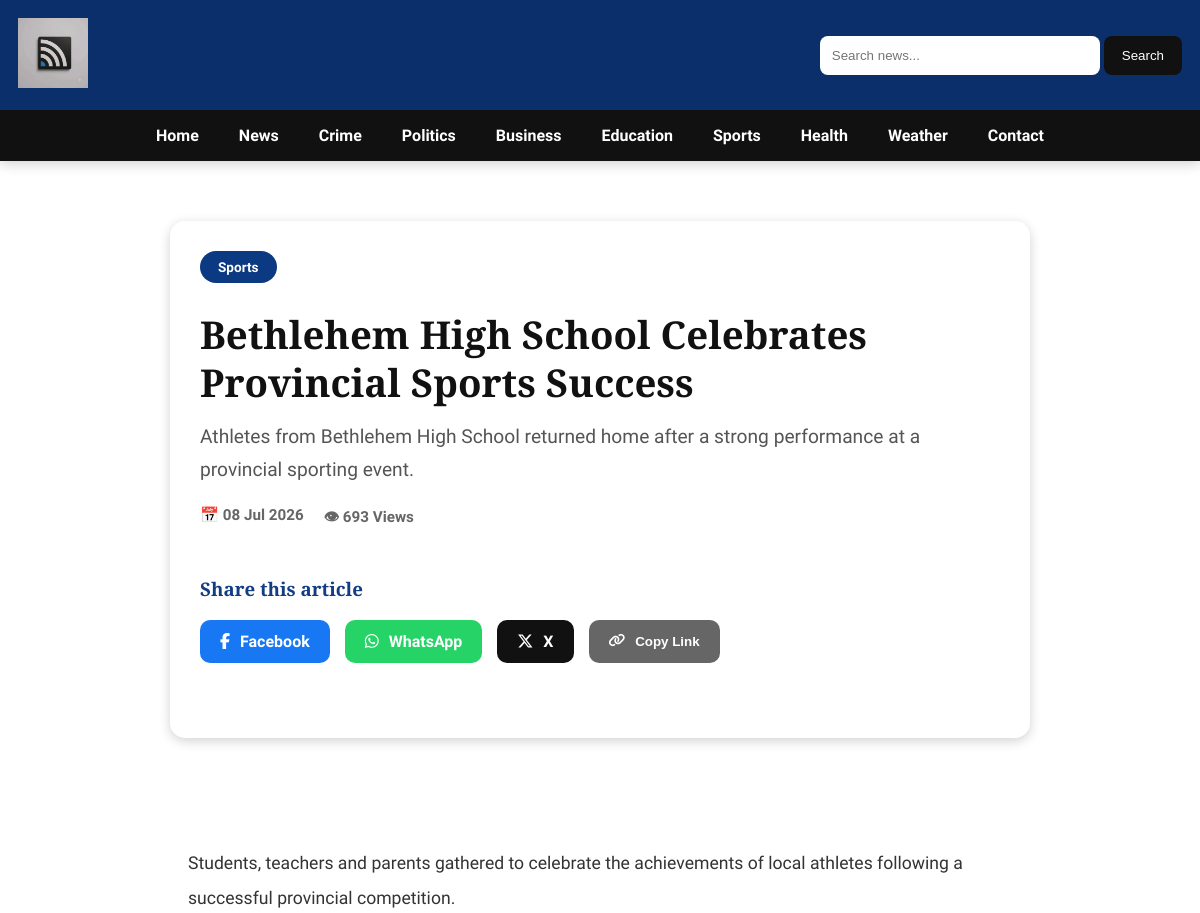
/article/5 (upper part), run on an earlier commit of the app's database.
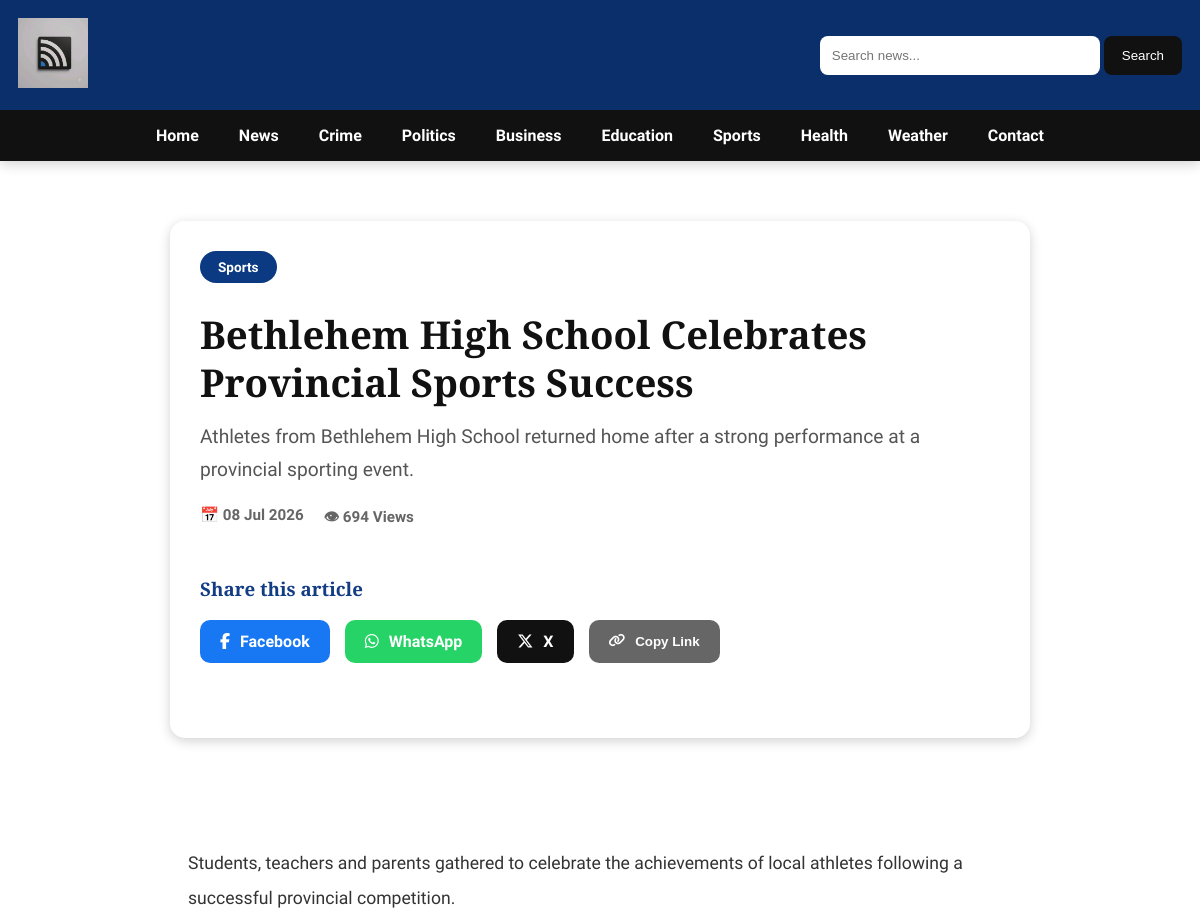
And on a later commit of the database.
### models/article.py (models this page shows)
class Article(db.Model):
    __tablename__ = "articles"
    id = db.Column(db.Integer, primary_key=True)
    title = db.Column(db.String(200), nullable=False)
    summary = db.Column(db.String(500), nullable=False)
    content = db.Column(db.Text, nullable=False)
    category = db.Column(db.String(100), nullable=False)
    author = db.Column(db.String(100), nullable=False)
    image = db.Column(db.String(255))
    published = db.Column(
    db.Boolean,
    default=False
)
    breaking = db.Column(db.Boolean, default=False)
    featured = db.Column(db.Boolean, default=False)
    views = db.Column(db.Integer, default=0)
    likes = db.Column(db.Integer, default=0)
    loves = db.Column(db.Integer, default=0)
    wows = db.Column(db.Integer, default=0)
    created_at = db.Column(db.DateTime, default=datetime.utcnow)

### routes/articles.py (the view)
@articles_bp.route("/article/<int:article_id>")
def article(article_id):
    article = get_article_by_id(article_id)
    if article is None:
        abort(404)
    increase_views(article)
    related_articles = get_related_articles(article)
    comments = get_comments_for_article(article.id)
    reactions = get_reactions(article.category)
    return render_template(
        "article.html",
        article=article,
        related_articles=related_articles,
        comments=comments,
        reactions=reactions,
    )

### services/article_service.py (called while the page is built)
def get_article_by_id(article_id):
    return db.session.get(Article, article_id)

def increase_views(article):
    article.views += 1
    db.session.commit()

def get_related_articles(article, limit=3):
    return (
        Article.query
        .filter(
            Article.category == article.category,
            Article.id != article.id
        )
        .limit(limit)
        .all()
    )

### services/comment_service.py (called while the page is built)
def get_comments_for_article(article_id):
    return (
        Comment.query
        .filter_by(article_id=article_id)
        .order_by(Comment.created_at.desc())
        .all()
    )

### services/reaction_service.py (called while the page is built)
def get_reactions(category):
    return REACTIONS.get(
        category,
        REACTIONS["default"]
    )

### templates/article.html (shortened to what this page needs)
{% extends "base.html" %}
{% block content %}
<article class="article-page">
    <header class="article-header">
    <span class="news-category">
        {{ article.category }}
    </span>
    <h1 class="article-title">
        {{ article.title }}
    </h1>
    <p class="article-summary">
        {{ article.summary }}
    </p>
    <div class="article-info">
        {% if article.created_at %}
        <span>📅 {{ article.created_at.strftime('%d %b %Y') }}</span>
        {% endif %}
        <span>👁 {{ article.views }} Views</span>
    </div>
<div class="share-section">
    <h3>Share this article</h3>
    <div class="share-buttons">
        <a
            class="share-btn facebook"
            href="https://www.facebook.com/sharer/sharer.php?u={{ request.url }}"
            target="_blank">
            <i class="fab fa-facebook-f"></i>
            Facebook
        </a>
        <a
            class="share-btn whatsapp"
            href="https://wa.me/?text={{ article.title }} {{ request.url }}"
            target="_blank">
            <i class="fab fa-whatsapp"></i>
            WhatsApp
        </a>
        <a
            class="share-btn twitter"
            href="https://twitter.com/intent/tweet?text={{ article.title }}&url={{ request.url }}"
            target="_blank">
            <i class="fab fa-x-twitter"></i>
            X
        </a>
        <button
            class="share-btn copy-link"
            onclick="copyArticleLink()">
            <i class="fa-solid fa-link"></i>
            Copy Link
        </button>
    </div>
</div>
</header>
    <div class="article-content">
        {{ article.content|replace('\n','<br><br>')|safe }}
    </div>
</article>
{% endblock %}

### templates/base.html (shortened to what this page needs)
<!DOCTYPE html>
<html lang="en">
<head>
    <link rel="stylesheet" href="{{ url_for('static', filename='css/main.css') }}">
    <link rel="stylesheet"
          href="https://cdnjs.cloudflare.com/ajax/libs/font-awesome/6.5.2/css/all.min.css">
    <link rel="stylesheet"
href="{{ url_for('static', filename='css/homepage.css') }}">
    <link rel="stylesheet"
href="{{ url_for('static', filename='css/article.css') }}">
</head>
<body>
    <header>
        <div class="top-bar">
            <div class="logo">
                <img src="{{ url_for('static', filename='images/logo.png') }}"
                     alt="Bethlehem News Spot">
            </div>
            <div class="search-box">
<form action="{{ url_for('articles.search') }}" method="GET">
    <input
        type="text"
        name="q"
        placeholder="Search news..."
    >
    <button type="submit">
        Search
    </button>
</form>
            </div>
        </div>
        <nav id="main-nav">
            <a href="/">Home</a>
            <a href="/news">News</a>
            <a href="/crime">Crime</a>
            <a href="/politics">Politics</a>
            <a href="/business">Business</a>
            <a href="/education">Education</a>
            <a href="/sports">Sports</a>
            <a href="/health">Health</a>
            <a href="/weather">Weather</a>
            <a href="/contact">Contact</a>
        </nav>
    </header>
    <main>
        {% block content %}
        {% endblock %}
    </main>
</body>
</html>

### static/css/main.css (style rules this page uses)
* { margin:0; padding:0; box-sizing:border-box; }
body { font-family:'Source Sans 3',sans-serif; }
header { background:#0b2f6b; color:white; box-shadow:0 3px 12px rgba(0,0,0,.18); }
.top-bar { max-width:1300px; margin:auto; display:flex; justify-content:space-between; align-items:center; padding:18px; }
.logo img { height:70px; }
.search-box { display:flex; gap:8px; }
.search-box input { width:280px; padding:12px; border:none; border-radius:8px; }
.search-box button { background:#111; color:white; border:none; border-radius:8px; padding:12px 18px; cursor:pointer; }
nav { background:#111; display:flex; justify-content:center; flex-wrap:wrap; }
nav a { color:white; text-decoration:none; padding:18px; font-weight:600; transition:.3s; }
h1, h2, h3, h4, .section-title, .main-story h1, .side-card h3, .news-card h3 { font-family:'Merriweather',serif; font-weight:700; line-height:1.3; }
a { text-decoration:none; }
#main-nav { display:flex; justify-content:center; gap:24px; flex-wrap:wrap; }
#main-nav a { color:white; text-decoration:none; font-weight:600; padding:16px 8px; transition:.3s; }

### static/css/homepage.css (style rules this page uses)
.article-content { padding:18px; }
.news-category { display:inline-block; background:#0B3C88; color:#fff; padding:5px 12px; border-radius:40px; font-size:.75rem; font-weight:bold; margin-bottom:12px; }

### static/css/article.css (style rules this page uses)
.article-page { max-width:900px; margin:40px auto; padding:20px; }
.article-title { font-family:'Merriweather',serif; font-size:2.4rem; line-height:1.25; color:#111; margin:15px 0; }
.article-summary { font-size:1.2rem; color:#555; margin-bottom:20px; line-height:1.7; }
.article-info { display:flex; gap:20px; flex-wrap:wrap; color:#666; font-size:.95rem; font-weight:600; }
.article-content { font-size:1.1rem; line-height:2; color:#333; }
.article-header { background:white; padding:30px; border-radius:15px; margin-bottom:20px; }
.news-category { display:inline-block; background:#0b3a82; color:white; padding:8px 18px; border-radius:40px; font-weight:bold; font-size:.85rem; }
.share-section { margin:45px 0; }
.share-section h3 { margin-bottom:18px; color:#123c84; }
.share-buttons { display:flex; flex-wrap:wrap; gap:15px; }
.share-btn { display:inline-flex; align-items:center; gap:10px; padding:12px 20px; border:none; border-radius:10px; text-decoration:none; color:white; cursor:pointer; font-weight:bold; transition:.3s; }
.facebook { background:#1877F2; }
.whatsapp { background:#25D366; }
.twitter { background:#111; }
.copy-link { background:#666; }

What changed in the data, as far as the page shows it:
changed Article "Bethlehem High School Celebrates Provincial Sports Success": views "693" → "694"
